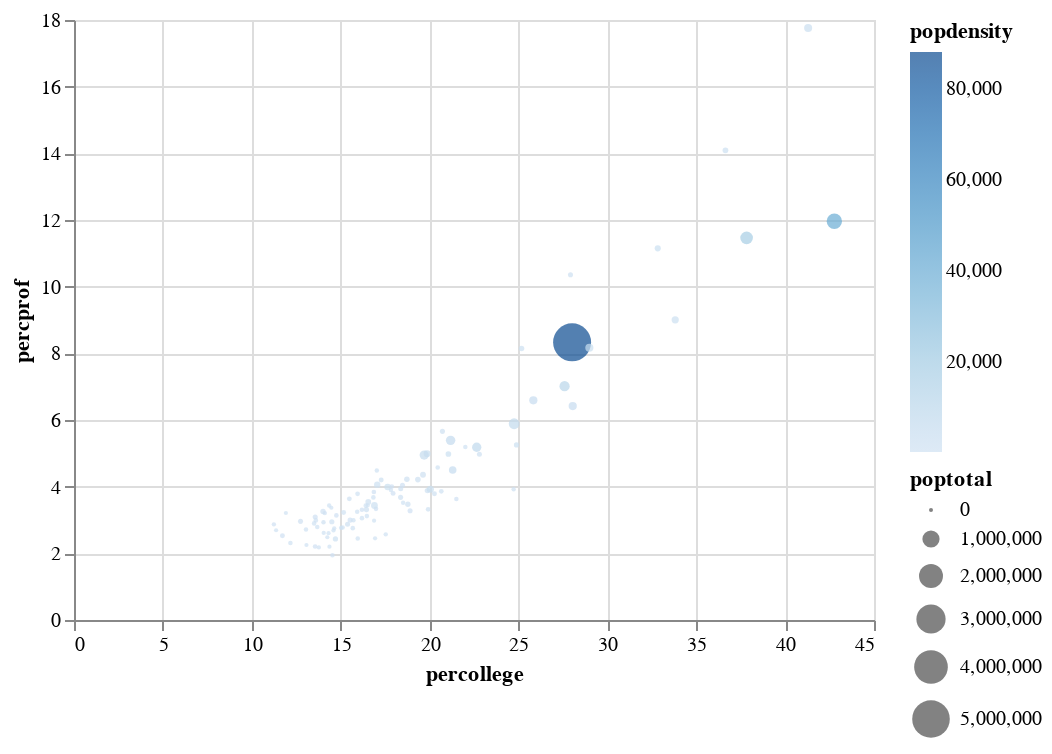

The notebook cell saved with this chart:
### Code cell
x =alt.Chart(IL).mark_point(filled=True).encode(
    alt.X('percollege'), # percent college
    alt.Y('percprof'),  # percent professional
    alt.Size('poptotal'),
    alt.Color('popdensity'),
    alt.OpacityValue(0.7),
        tooltip = [alt.Tooltip('county'),
               alt.Tooltip('percwhite'),
               alt.Tooltip('percblack'),
               alt.Tooltip('percother')
              ]
).interactive()

x
